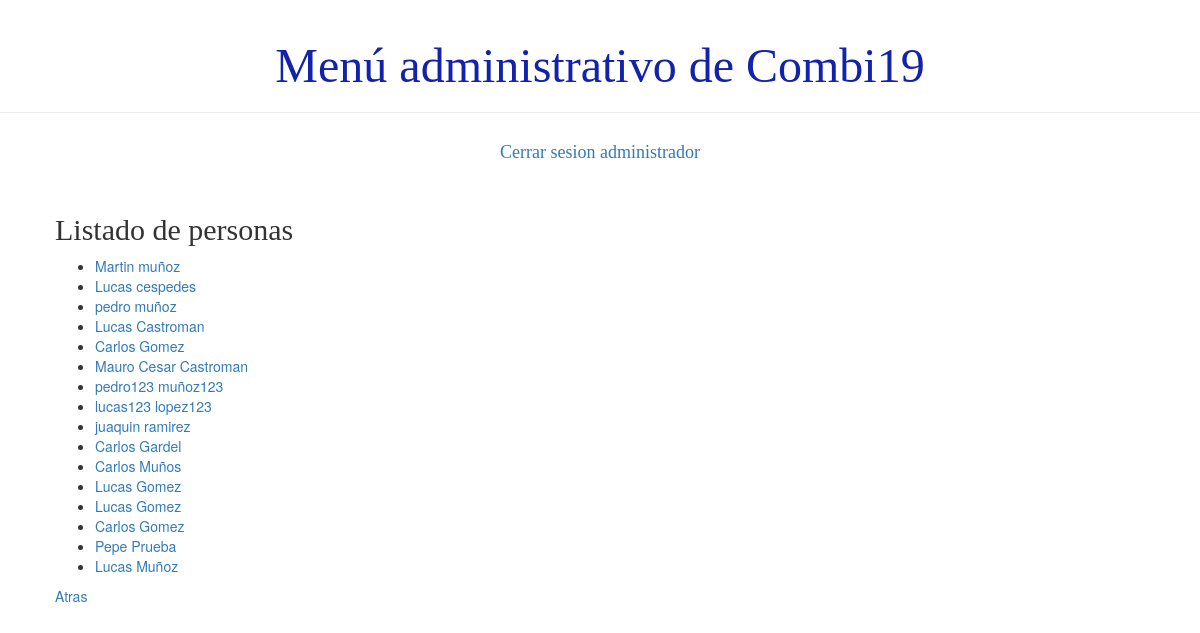
/usuario/listaPersona/ (signed in), run on the app's committed database.
### demo1/models.py (models this page shows)
class Persona(models.Model):
    usuario = models.ForeignKey('auth.User', on_delete=models.CASCADE)
    dni = models.IntegerField()
    telefono = models.BigIntegerField()
    activo = models.BooleanField(default=True)
    def __str__(self):
        return '%s %s' % (self.usuario.first_name, self.usuario.last_name)

### demo1/views.py (the view)
# urls.py: path('usuario/listaPersona/', views.listado_persona, name= 'listado_persona'),
def listado_persona(request):
    personas= Persona.objects.all()
    return render(request, 'demo1/listados/listado_persona.html', {'personas':personas})

### demo1/templates/demo1/listados/listado_persona.html
{% extends 'demo1/base.html' %}
{% block content %}
    <h2>Listado de personas</h2>
    <div>
        <ul>
        {% for persona in personas %}
            <li><a href="">{{ persona }}</a></li>
        {% endfor %}
        </ul>
    </div>
    <div><a href="{% url 'principal' %}">Atras</a></div>
{% endblock %}

### demo1/static/css/demo1.css (style rules this page uses)
h1, h2, h3, h4 { font-family: 'Lobster', cursive; }

### data on the page
Persona: usuario.last_name "Martin muñoz"
Persona: usuario.last_name "Lucas cespedes"
Persona: usuario.last_name "pedro muñoz"
Persona: usuario.last_name "Lucas Castroman"
Persona: usuario.last_name "Carlos Gomez"
Persona: usuario.last_name "Mauro Cesar Castroman"
Persona: usuario.last_name "pedro123 muñoz123"
Persona: usuario.last_name "lucas123 lopez123"
Persona: usuario.last_name "juaquin ramirez"
Persona: usuario.last_name "Carlos Gardel"
Persona: usuario.last_name "Carlos Muños"
Persona: usuario.last_name "Lucas Gomez"
Persona: usuario.last_name "Lucas Gomez"
Persona: usuario.last_name "Carlos Gomez"
Persona: usuario.last_name "Pepe Prueba"
Persona: usuario.last_name "Lucas Muñoz"
